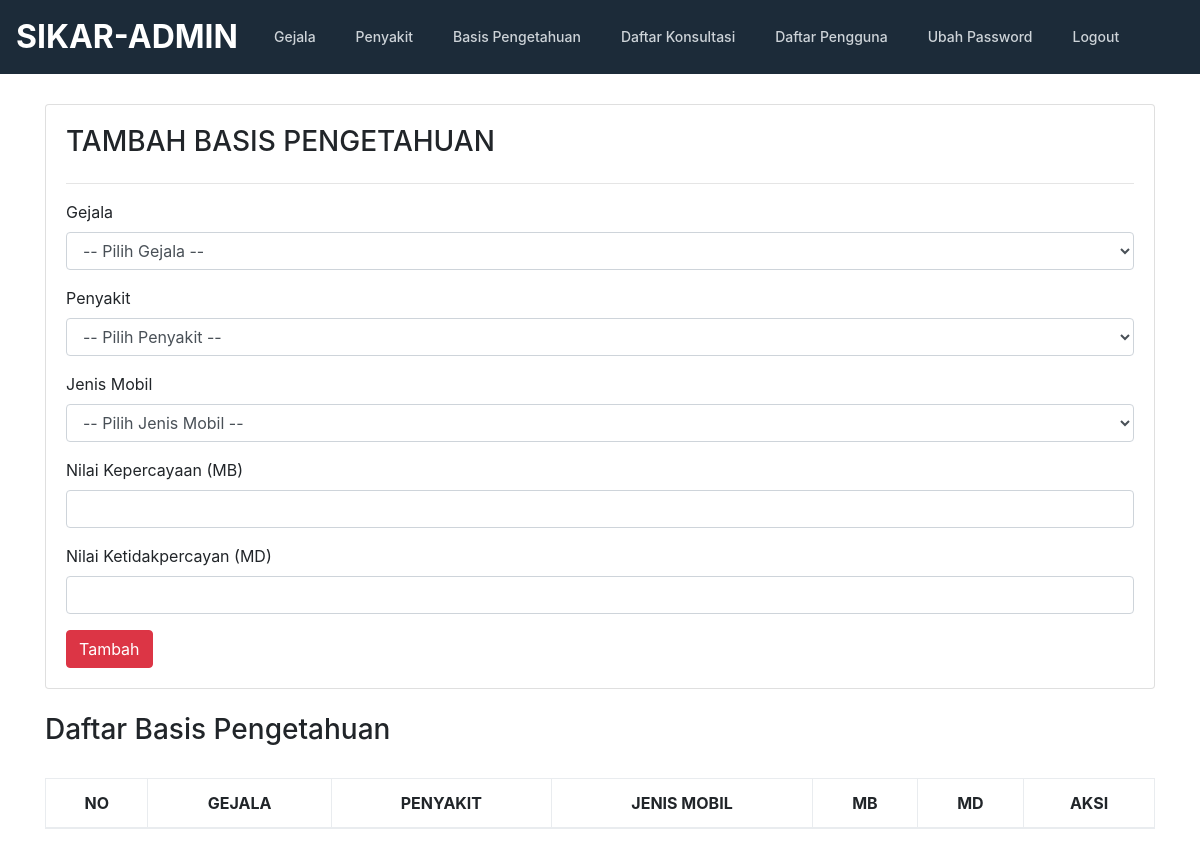
/admin/pengetahuan.php, run on an earlier commit of the app's database.
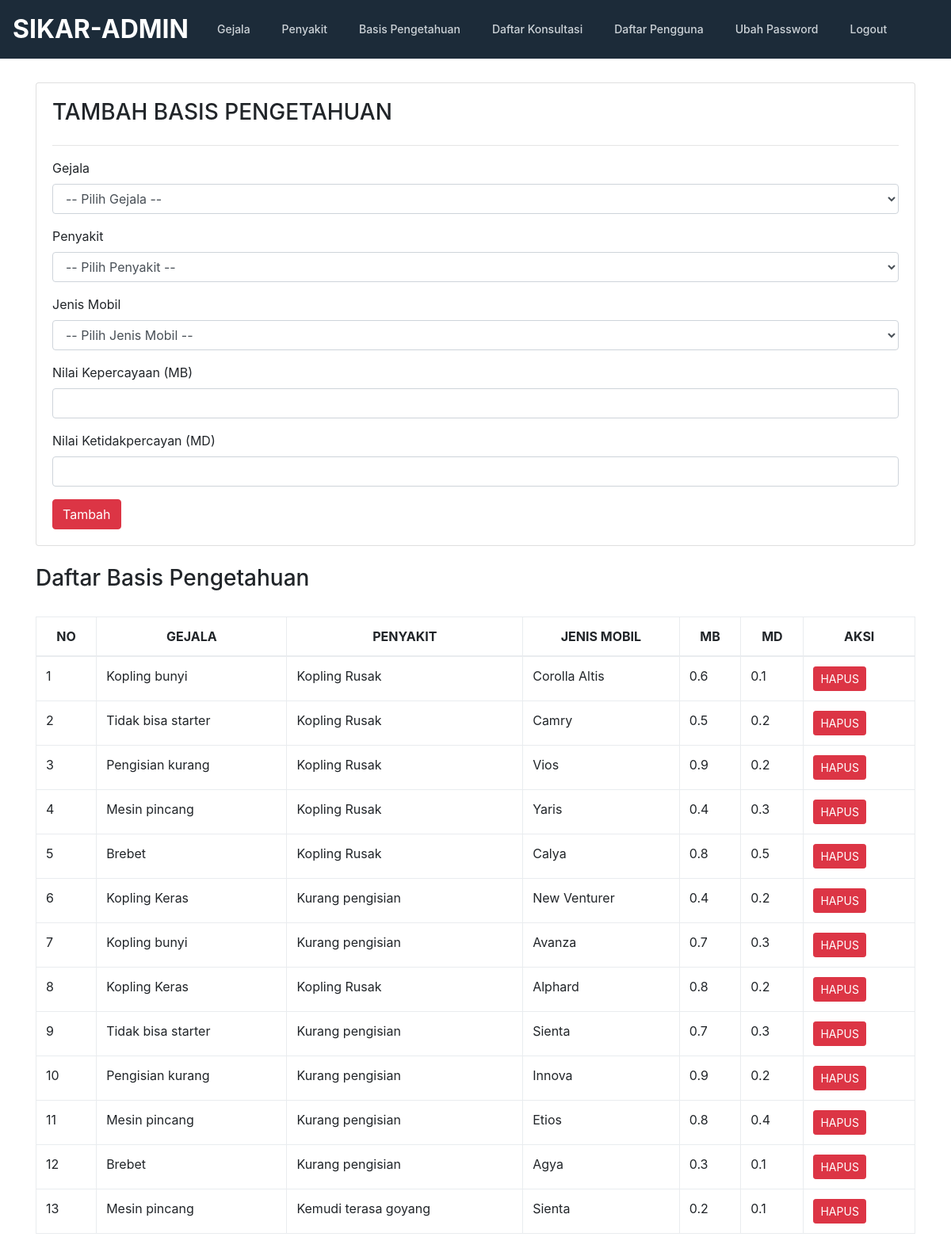
And on a later commit of the database.
### tables this page shows
CREATE TABLE `pengetahuan` (
  `id_pengetahuan` int(11) NOT NULL,
  `kode_penyakit` varchar(10) NOT NULL,
  `id_gejala` int(12) NOT NULL,
  `id_jenis_mobil` int(11) NOT NULL,
  `biaya_service` int(10) NOT NULL,
  `mb` float NOT NULL,
  `md` float NOT NULL
);

CREATE TABLE `gejala` (
  `id_gejala` int(12) NOT NULL,
  `gejala` varchar(100) NOT NULL
);

CREATE TABLE `penyakit` (
  `id_penyakit` int(12) NOT NULL,
  `kode_penyakit` varchar(100) NOT NULL,
  `nama_penyakit` varchar(100) NOT NULL,
  `saran` varchar(255) DEFAULT NULL
);

CREATE TABLE `ref_jenis_mobil` (
  `id_jenis_mobil` int(11) NOT NULL,
  `nama_mobil` varchar(50) NOT NULL
);

### admin/pengetahuan.php (the view, shortened to what this page needs)
<!doctype html>
<html lang="en">
  <head>
    <link href="../css/bootstrap.min.css" rel="stylesheet">
    <link href="../css/style.css" rel="stylesheet">
    <link href="../css/jquery.dataTables.min.css" rel="stylesheet"/>
  </head>
  <body>
    <?php include "header.php"; ?>
    <section>
      <div class="container">
        <div class="row">
            <div class="col-md-12">
              <div class="card" style="padding:20px">
                <h3>TAMBAH BASIS PENGETAHUAN</h3>
                <hr/>
                <form action="prosestambahpengetahuan.php" method="POST">
                    <div class="form-group">
                        <label>Gejala</label>
                        <select name="id_gejala" class="form-control">
                          <option>-- Pilih Gejala --</option>
                        </select>
                    </div>
                    <div class="form-group">
                        <label>Penyakit</label>
                        <select name="kode_penyakit" class="form-control">
                          <option>-- Pilih Penyakit --</option>
                            </select>
                    </div>
                    <div class="form-group">
                        <label>Jenis Mobil</label>
                        <select name="id_jenis_mobil" class="form-control">
                          <option>-- Pilih Jenis Mobil --</option>
                            </select>
                    </div>
                    <div class="form-group">
                        <label>Nilai Kepercayaan (MB)</label>
                        <input type="number" step="0.01" name="mb" class="form-control" />
                    </div>
                    <div class="form-group">
                        <label>Nilai Ketidakpercayan (MD)</label>
                        <input type="number" step="0.01" name="md" class="form-control" />
                    </div>
                    <button type="submit" class="btn btn-md btn-danger">Tambah</button>
                </form>
              </div>
              <br/>
              <h3>Daftar Basis Pengetahuan</h3>
              <br/>
              <div class="row">
                <div class="col-md-12">
                  <table class="table table-bordered table-hover" id="gejala" class="display" style="width:100%">
                    <thead>
                      <tr>
                        <th><center>NO</center></th>
                        <th><center>GEJALA</center></th>
                        <th><center>PENYAKIT</center></th>
                        <th><center>JENIS MOBIL</center></th>
                        <th><center>MB</center></th>
                        <th><center>MD</center></th>
                        <th><center>AKSI</center></th>
                      </tr>
                    </thead>
                    <tbody>
                      <?php
                        include "../conn.php";
                        $query = mysqli_query($koneksi,"SELECT * FROM pengetahuan p
                                          JOIN gejala g ON p.id_gejala = g.id_gejala
                                          JOIN penyakit pyt ON p.kode_penyakit = pyt.kode_penyakit
                                          JOIN ref_jenis_mobil rjm ON p.id_jenis_mobil = rjm.id_jenis_mobil
                                          ORDER BY id_pengetahuan ASC");
                        $no=0;
                        while ($data=mysqli_fetch_array($query)) {
                            $no++;
                      ?>
                      <tr>
                          <td><?php echo $no; ?></td>
                          <td><?php echo $data['gejala']; ?></td>
                          <td><?php echo $data['nama_penyakit']; ?></td>
                          <td><?php echo $data['nama_mobil']; ?></td>
                          <td><?php echo $data['mb']; ?></td>
                          <td><?php echo $data['md']; ?></td>
                          <td>
                              <a  href="hapuspengetahuan.php?id=<?php echo $data['id_pengetahuan']; ?>" class="btn btn-sm btn-danger">HAPUS</a>
                          </td>
                      </tr>
                      <?php } ?>
                    </tbody>
                  </table>
                </div>
              </div>
            </div>
        </div>
      </div>
    </section>
  </body>
</html>

What changed in the data, as far as the page shows it:
now on this page (row edited): pengetahuan: id_gejala.gejala "Kopling bunyi", penyakit.nama_penyakit "Kopling Rusak", id_jenis_mobil.nama_mobil "Corolla Altis", mb "0.6", md "0.1"
now on this page (row edited): pengetahuan: id_gejala.gejala "Tidak bisa starter", penyakit.nama_penyakit "Kopling Rusak", id_jenis_mobil.nama_mobil "Camry", mb "0.5", md "0.2"
now on this page (row edited): pengetahuan: id_gejala.gejala "Pengisian kurang", penyakit.nama_penyakit "Kopling Rusak", id_jenis_mobil.nama_mobil "Vios", mb "0.9", md "0.2"
now on this page (row edited): pengetahuan: id_gejala.gejala "Mesin pincang", penyakit.nama_penyakit "Kopling Rusak", id_jenis_mobil.nama_mobil "Yaris", mb "0.4", md "0.3"
now on this page (row edited): pengetahuan: id_gejala.gejala "Brebet", penyakit.nama_penyakit "Kopling Rusak", id_jenis_mobil.nama_mobil "Calya", mb "0.8", md "0.5"
now on this page (row edited): pengetahuan: id_gejala.gejala "Kopling Keras", penyakit.nama_penyakit "Kurang pengisian", id_jenis_mobil.nama_mobil "New Venturer", mb "0.4", md "0.2"
now on this page (row edited): pengetahuan: id_gejala.gejala "Kopling bunyi", penyakit.nama_penyakit "Kurang pengisian", id_jenis_mobil.nama_mobil "Avanza", mb "0.7", md "0.3"
now on this page (row edited): pengetahuan: id_gejala.gejala "Kopling Keras", penyakit.nama_penyakit "Kopling Rusak", id_jenis_mobil.nama_mobil "Alphard", mb "0.8", md "0.2"
now on this page (row edited): pengetahuan: id_gejala.gejala "Tidak bisa starter", penyakit.nama_penyakit "Kurang pengisian", id_jenis_mobil.nama_mobil "Sienta", mb "0.7", md "0.3"
now on this page (row edited): pengetahuan: id_gejala.gejala "Pengisian kurang", penyakit.nama_penyakit "Kurang pengisian", id_jenis_mobil.nama_mobil "Innova", mb "0.9", md "0.2"
now on this page (row edited): pengetahuan: id_gejala.gejala "Mesin pincang", penyakit.nama_penyakit "Kurang pengisian", id_jenis_mobil.nama_mobil "Etios", mb "0.8", md "0.4"
now on this page (row edited): pengetahuan: id_gejala.gejala "Brebet", penyakit.nama_penyakit "Kurang pengisian", id_jenis_mobil.nama_mobil "Agya", mb "0.3", md "0.1"
added pengetahuan: id_gejala.gejala "Mesin pincang", penyakit.nama_penyakit "Kemudi terasa goyang", id_jenis_mobil.nama_mobil "Sienta", mb "0.2", md "0.1"
